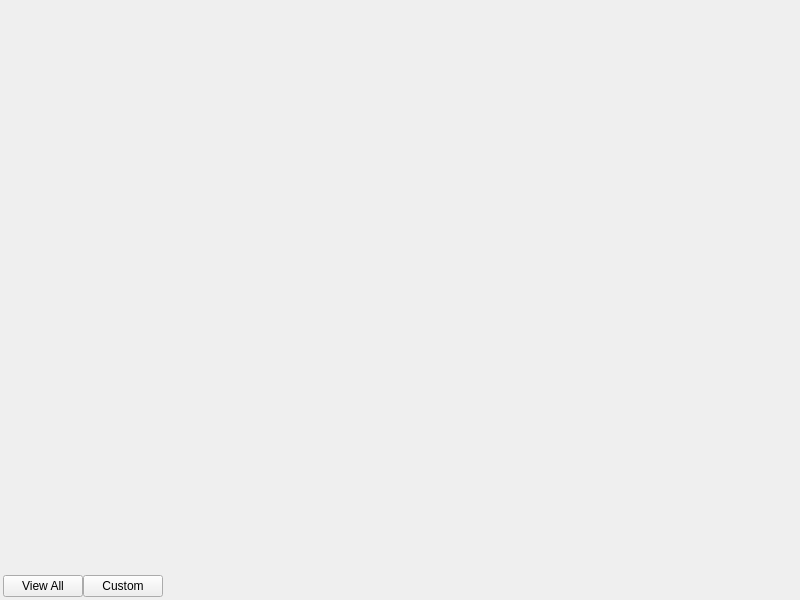
<?xml version="1.0" encoding="UTF-8"?>
<ui version="4.0">
 <class>ZincViewGraphics</class>
 <widget class="QMainWindow" name="ZincViewGraphics">
  <property name="geometry">
   <rect>
    <x>0</x>
    <y>0</y>
    <width>800</width>
    <height>600</height>
   </rect>
  </property>
  <property name="windowTitle">
   <string>Zinc View Graphics</string>
  </property>
  <widget class="QWidget" name="centralwidget">
   <layout class="QVBoxLayout" name="verticalLayout_3">
    <property name="spacing">
     <number>0</number>
    </property>
    <property name="margin">
     <number>0</number>
    </property>
    <item>
     <widget class="SceneviewerWidget" name="sceneviewerWidget" native="true">
      <property name="sizePolicy">
       <sizepolicy hsizetype="Preferred" vsizetype="Expanding">
        <horstretch>0</horstretch>
        <verstretch>0</verstretch>
       </sizepolicy>
      </property>
     </widget>
    </item>
    <item>
     <layout class="QHBoxLayout" name="horizontalLayout">
      <property name="sizeConstraint">
       <enum>QLayout::SetDefaultConstraint</enum>
      </property>
      <property name="margin">
       <number>3</number>
      </property>
      <item>
       <widget class="QPushButton" name="viewAllButton">
        <property name="text">
         <string>View All</string>
        </property>
       </widget>
      </item>
      <item>
       <widget class="QPushButton" name="customButton">
        <property name="text">
         <string>Custom</string>
        </property>
       </widget>
      </item>
      <item>
       <spacer name="horizontalSpacer">
        <property name="orientation">
         <enum>Qt::Horizontal</enum>
        </property>
        <property name="sizeType">
         <enum>QSizePolicy::Expanding</enum>
        </property>
        <property name="sizeHint" stdset="0">
         <size>
          <width>40</width>
          <height>20</height>
         </size>
        </property>
       </spacer>
      </item>
     </layout>
    </item>
   </layout>
  </widget>
 </widget>
 <customwidgets>
  <customwidget>
   <class>SceneviewerWidget</class>
   <extends>QWidget</extends>
   <header>opencmiss/zincwidgets/sceneviewerwidget.h</header>
   <container>1</container>
  </customwidget>
 </customwidgets>
 <resources/>
 <connections/>
</ui>
